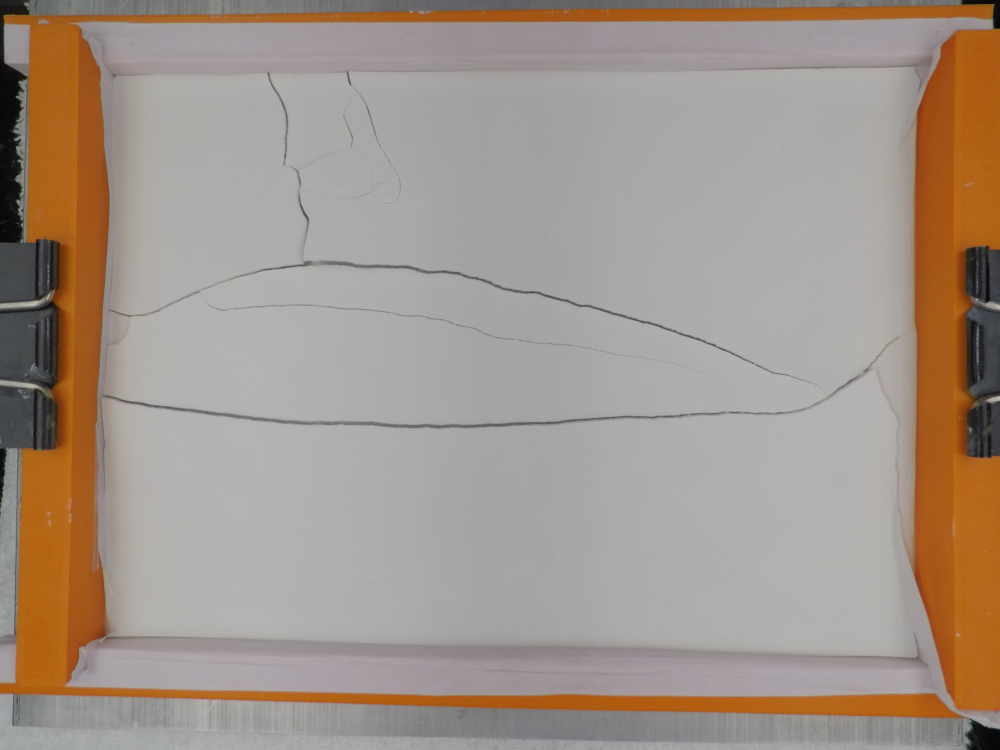
#> input picture G0040990.JPG, 4000 x 3000 px (shown at 1/4 size); its folder holds only this picture in this run
$ python -i check1.py   (imports and definitions only)   (Python 2 division)
#> lines starting #> are read from the running program, lines starting #| are printed output that depends on the picture; after the words box and inside, x2 and y2 are one past the last pixel; in counts of white or black regions, pixels touching at a corner belong together
#!/usr/bin/env python

import numpy as np
import cv2

def nothing(x):
    pass

################################################

def image(name):
    #Reads the jpg image of the cracked material and changes the size to fit in the screen
#> called with name = 'G0040990.JPG'
    orig = cv2.resize((cv2.imread(name)), (800,800))
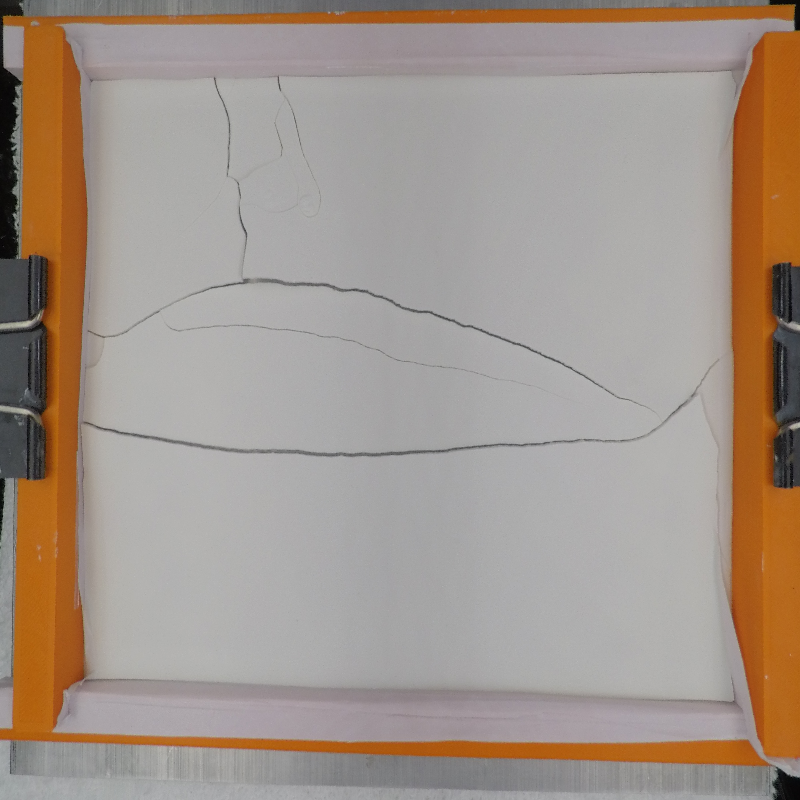
#> orig: shape (800, 800, 3); mean B, G, R 138.6, 149, 162.4

    #Reads the jpg image of the cracked material and makes the picture black and white
    img = cv2.imread(name, 0)
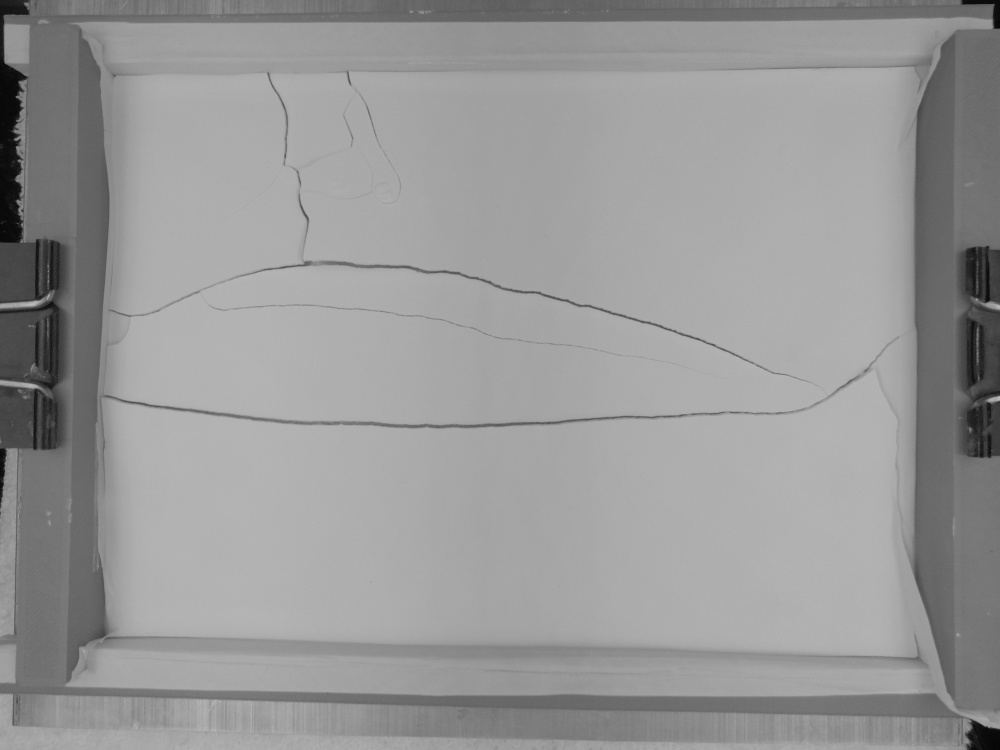
#> img: shape (3000, 4000) (shown at 1/4 size); min 0, max 193, mean 151.9

    #Resizes the image to fit in the screen
    img2 = cv2.resize(img, (800,800))
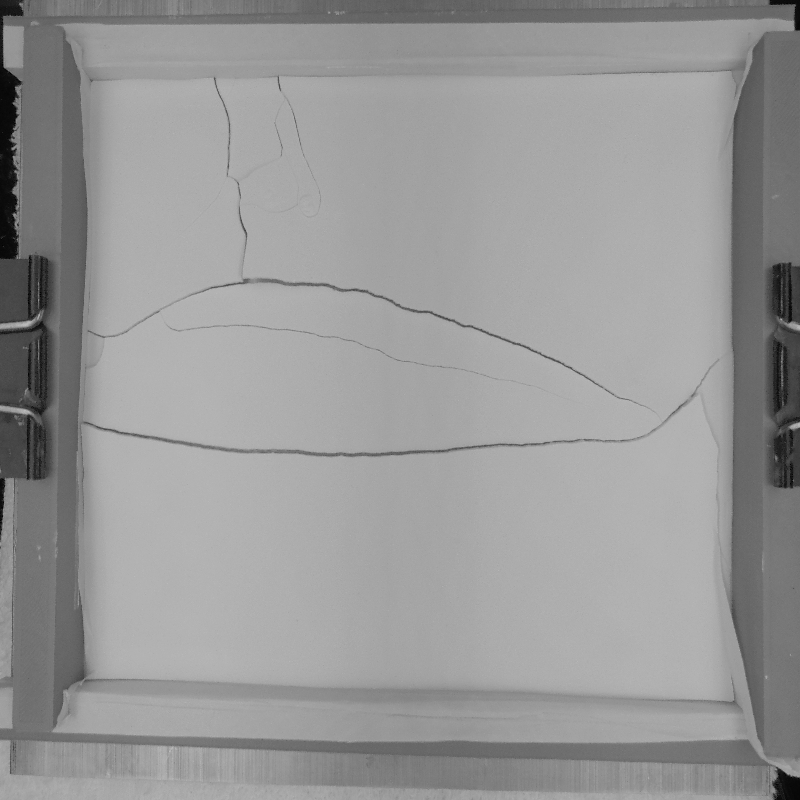
#> img2: shape (800, 800); min 0, max 187, mean 151.9

    cv2.namedWindow('cropped')
    cv2.createTrackbar('X','cropped',0,500,nothing)
    cv2.createTrackbar('Y','cropped',0,500,nothing)
    cv2.createTrackbar('Is the image set?','cropped',0,1,nothing)

    edges = cv2.Canny(img2, 100, 200)
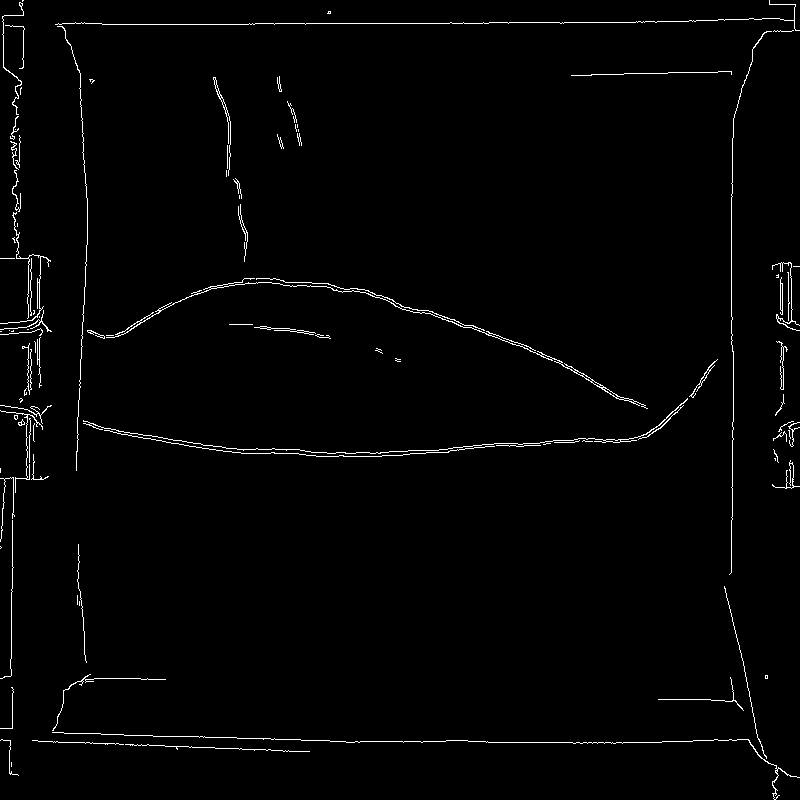
#> edges: shape (800, 800); 1.5% white in thin lines or dots

    #Resizes the image to the demensions that only include the image
    cropped = edges[150:740, 80:760]
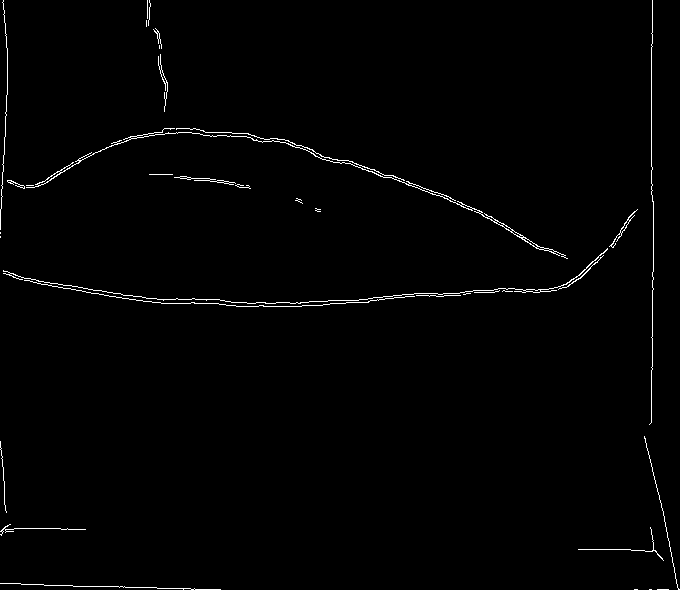
#> cropped: shape (590, 680); 1.1% white in thin lines or dots


    while(1):
        cv2.imshow('cropped',cropped)
        k = cv2.waitKey(1) & 0xFF
#> (key Esc is pressed here)
        if k == 27:
            break

        x = cv2.getTrackbarPos('X','cropped')
        y = cv2.getTrackbarPos('Y','cropped')
        done = cv2.getTrackbarPos('Is the image set?','cropped')
        #Uses canny to only detect the edges
        #edeges = cv2.Canny(img2, 100, 300)
        edges = cv2.Canny(img2, x, y)

        #Resizes the image to the demensions that only include the image
        cropped = edges[150:740, 80:760]

        if done == 1:
            break

    cv2.imwrite("file.jpg", cropped)

###############################################

# [101 lines left out: functions crop, pixels, display, not called in this run]

###############################################
#Main
filename = 'cracking.jpg'
# [1 line not run here, left out]

>>> result = image('G0040990.JPG')

$ run again, on Trial32.JPG
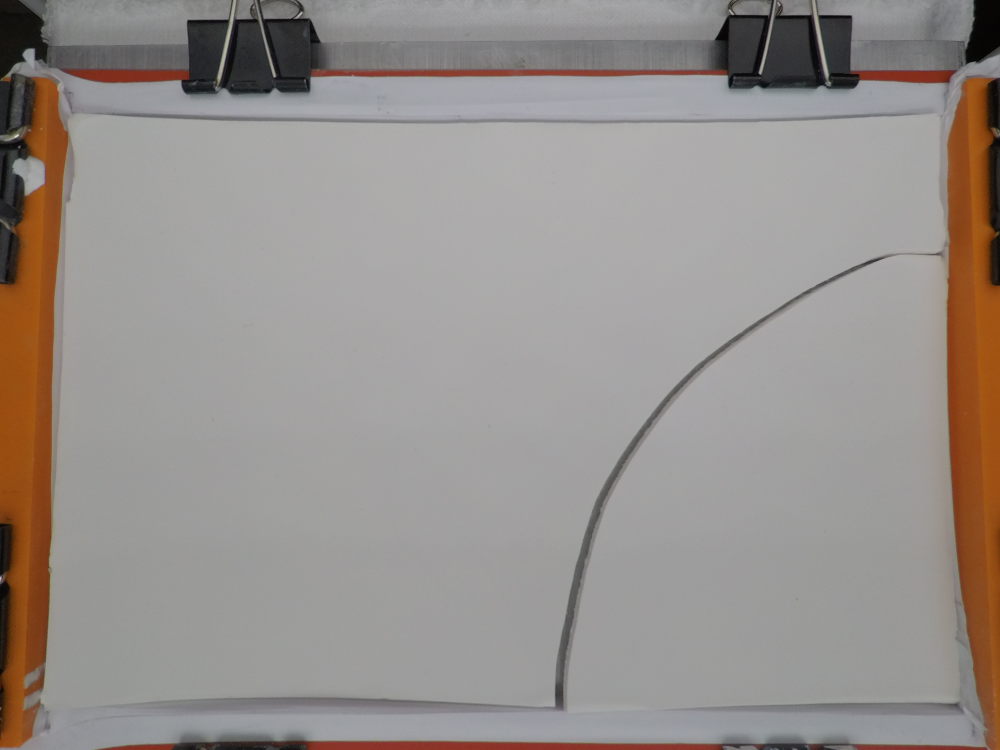
#> input picture Trial32.JPG, 4000 x 3000 px (shown at 1/4 size)
#> in image, `edges = cv2.Canny(img2, 100, 200)`:
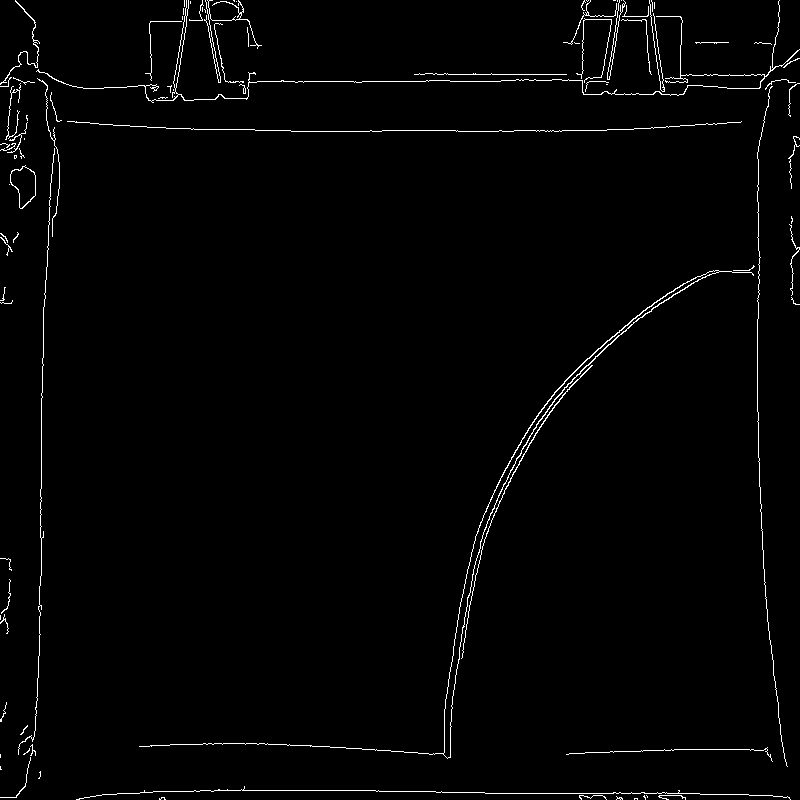
#> edges: shape (800, 800); 1.6% white in thin lines or dots
#> in image, `cropped = edges[150:740, 80:760]`:
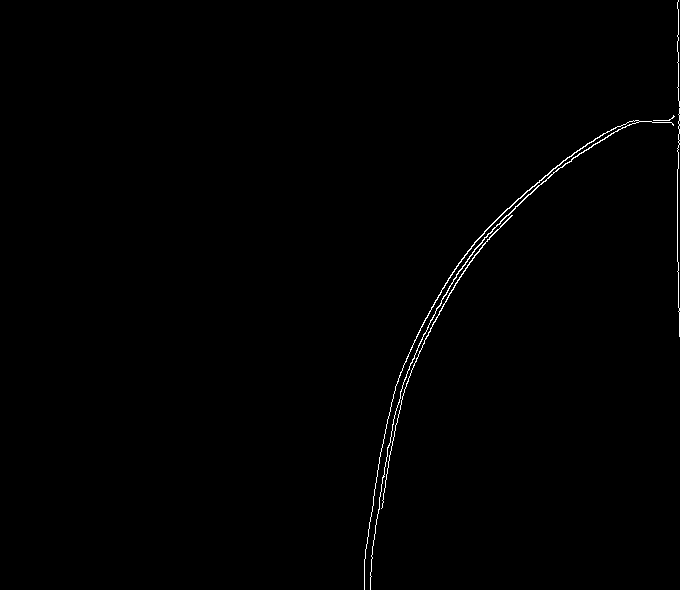
#> cropped: shape (590, 680); 0.54% white in thin lines or dots, all inside (x1, y1, x2, y2) = (364, 0, 680, 590)

$ run again, on Trial33.JPG
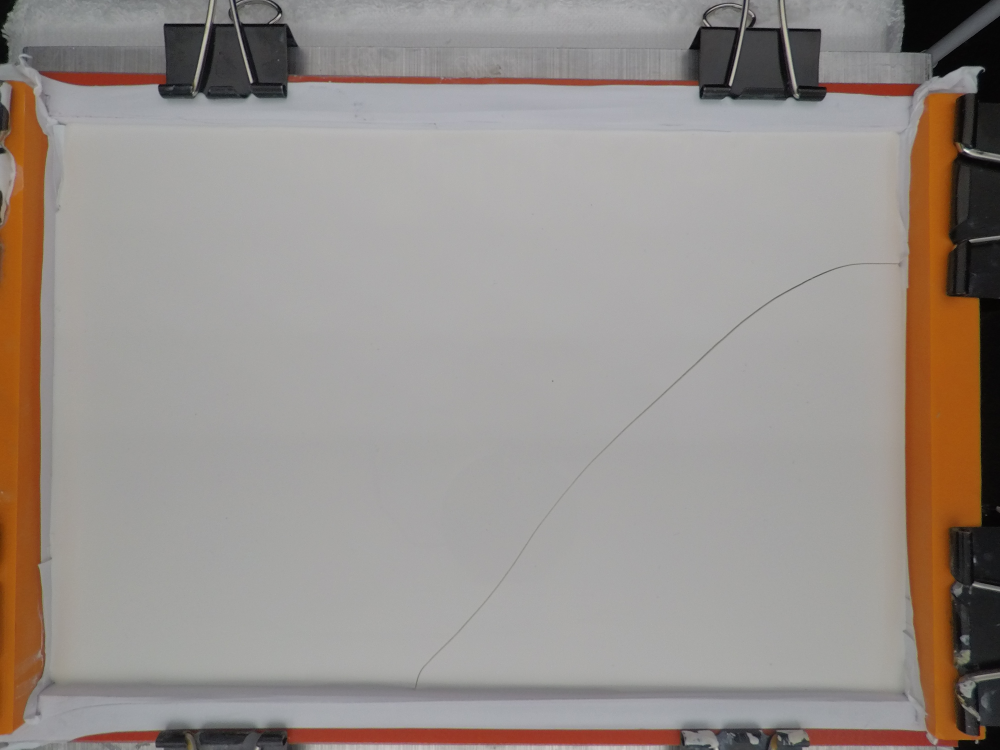
#> input picture Trial33.JPG, 4000 x 3000 px (shown at 1/4 size)
#> in image, `edges = cv2.Canny(img2, 100, 200)`:
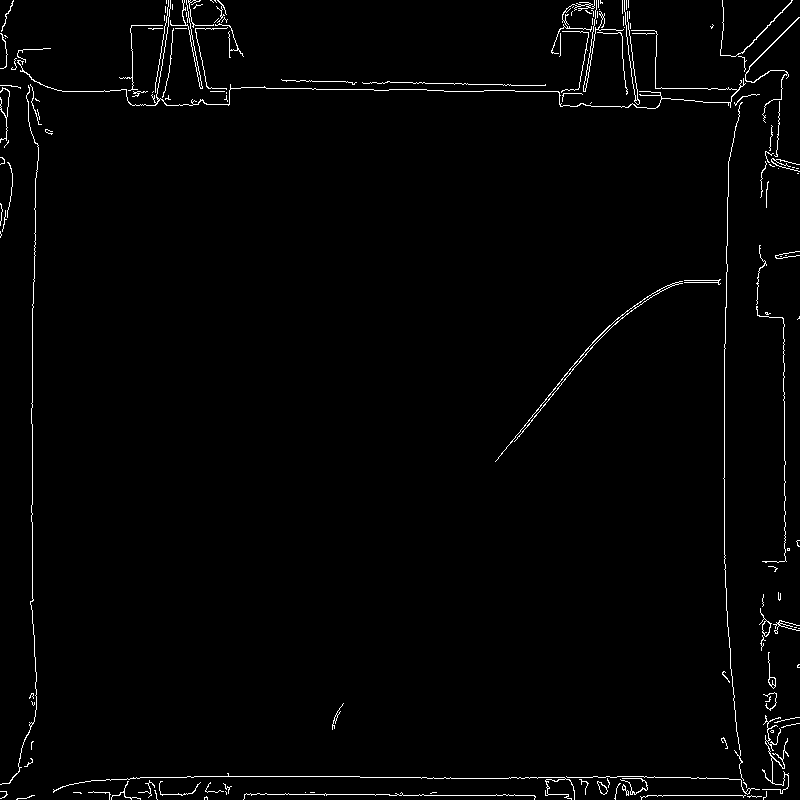
#> edges: shape (800, 800); 1.6% white in thin lines or dots
#> in image, `cropped = edges[150:740, 80:760]`:
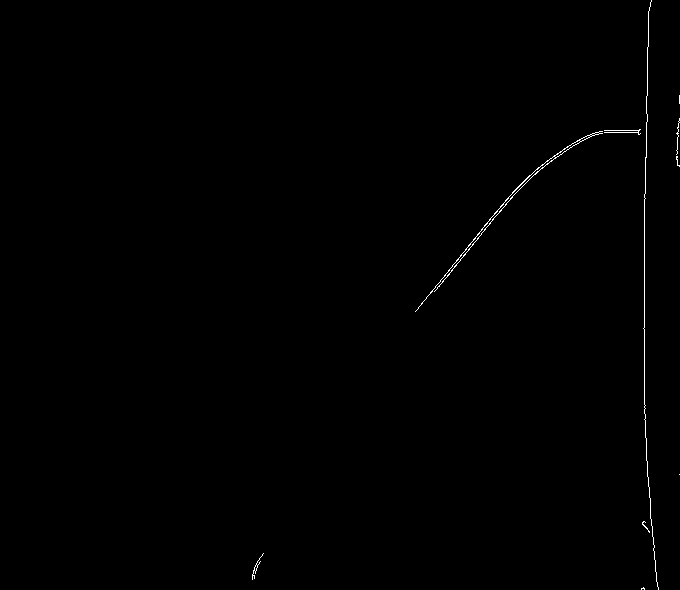
#> cropped: shape (590, 680); 0.32% white in thin lines or dots, all inside (x1, y1, x2, y2) = (252, 0, 680, 590)

$ run again, on crack.jpg
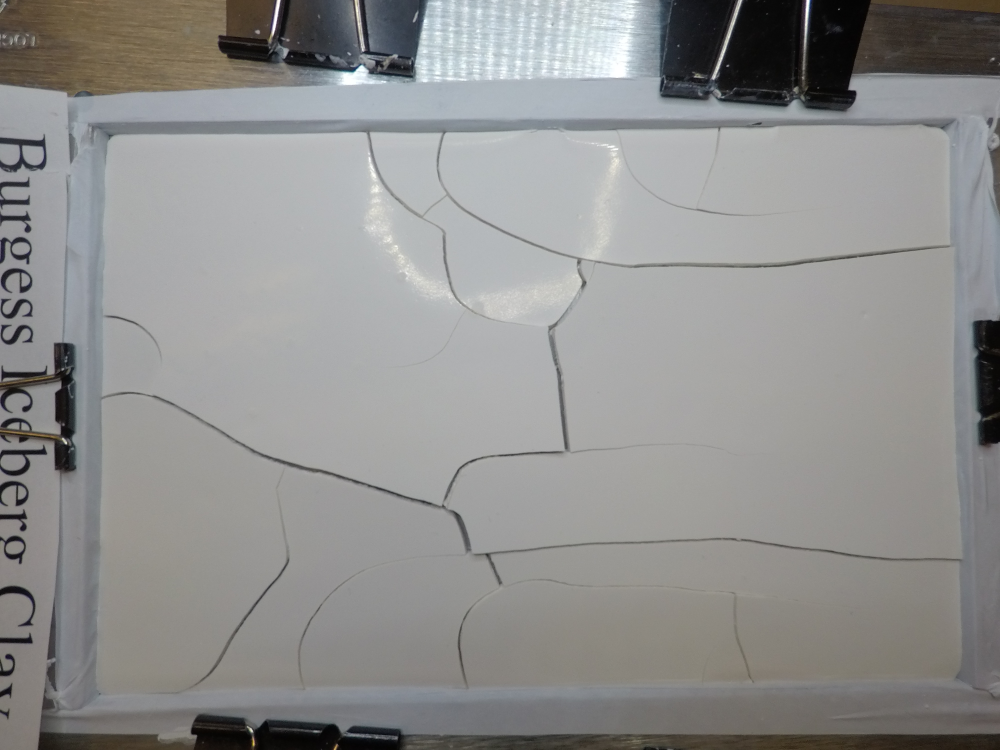
#> input picture crack.jpg, 4000 x 3000 px (shown at 1/4 size)
#> in image, `edges = cv2.Canny(img2, 100, 200)`:
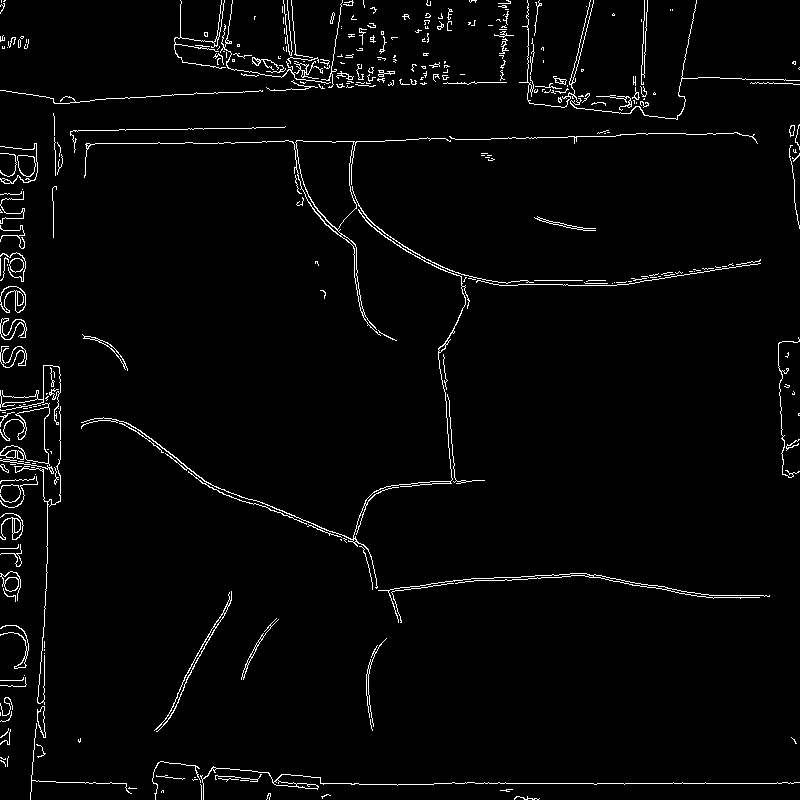
#> edges: shape (800, 800); 2.6% white in thin lines or dots
#> in image, `cropped = edges[150:740, 80:760]`:
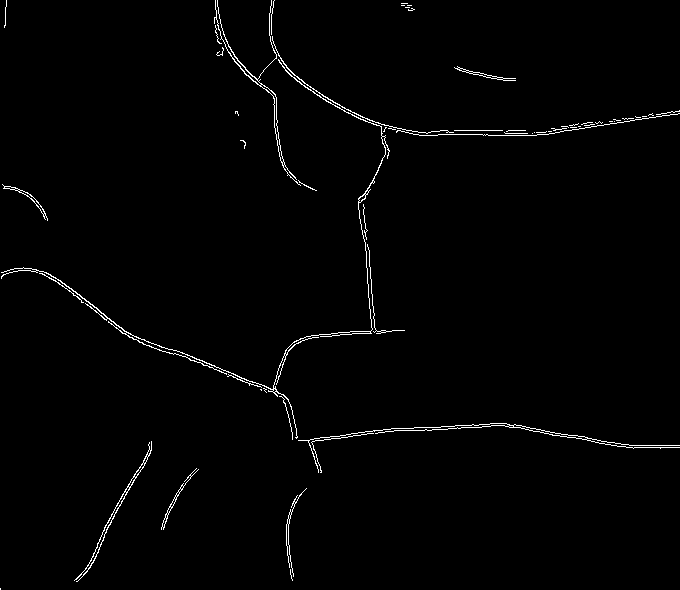
#> cropped: shape (590, 680); 1.2% white in thin lines or dots
